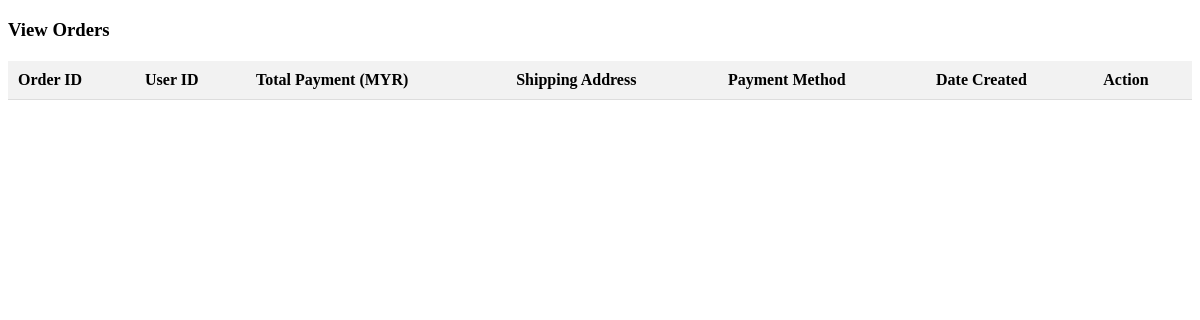
Page /admin/view_orders.php on the earlier database version.
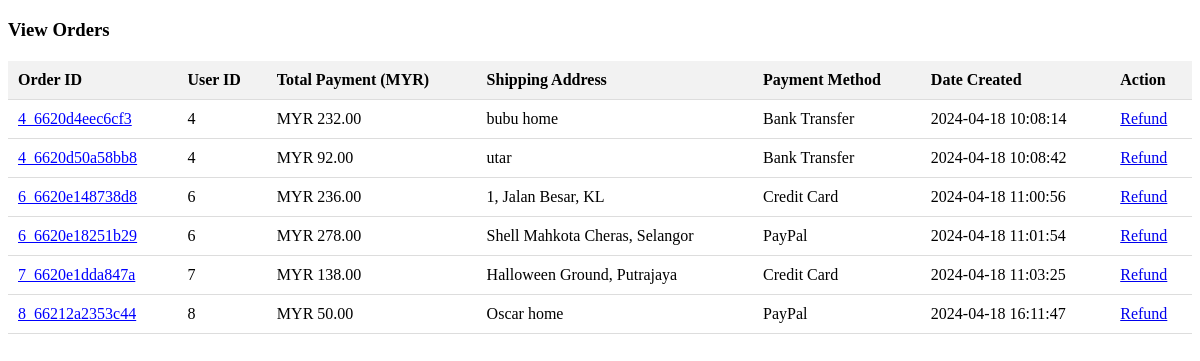
Same page on the later database version.
### tables this page shows
CREATE TABLE `orders` (
  `order_id` varchar(255) NOT NULL,
  `user_id` int(11) DEFAULT NULL,
  `total_payment` decimal(10,2) DEFAULT NULL,
  `shipping_address` varchar(255) DEFAULT NULL,
  `payment_method` varchar(50) DEFAULT NULL,
  `date_created` datetime DEFAULT NULL
);

### admin/view_orders.php (the view, shortened to what this page needs)
<!DOCTYPE html>
<html lang="en">
<head>
</head>
<body>
    <h3>View Orders</h3>
    <table>
        <tr>
            <th>Order ID</th>
            <th>User ID</th>
            <th>Total Payment (MYR)</th>
            <th>Shipping Address</th>
            <th>Payment Method</th>
            <th>Date Created</th>
            <th>Action</th>
        </tr>
        <?php
        include('../include/connect.php');
        $select_query = "SELECT * FROM orders";
        $result = mysqli_query($con, $select_query);
        while ($row = mysqli_fetch_assoc($result)) {
            echo "<tr>";
            echo "<td><a href='order_details.php?order_id=" . $row['order_id'] . "' class='link'>" . $row['order_id'] . "</a></td>";
            echo "<td>" . $row['user_id'] . "</td>";
            echo "<td>MYR " . number_format($row['total_payment'], 2) . "</td>";
            echo "<td>" . $row['shipping_address'] . "</td>";
            echo "<td>" . $row['payment_method'] . "</td>";
            echo "<td>" . $row['date_created'] . "</td>";
            echo "<td><a href='refund.php?order_id=" . $row['order_id'] . "' onclick='return confirm(\"Are you sure you want to refund this order?\")'>Refund</a></td>";
            echo "</tr>";
        }
        ?>
    </table>
</body>
</html>

Differences in the rows shown:
added orders: order_id "4_6620d4eec6cf3", user "4", total_payment "232.00", shipping_address "bubu home", payment_method "Bank Transfer", date_created "2024-04-18 10:08:14"
added orders: order_id "4_6620d50a58bb8", user "4", total_payment "92.00", shipping_address "utar", payment_method "Bank Transfer", date_created "2024-04-18 10:08:42"
added orders: order_id "6_6620e148738d8", user "6", total_payment "236.00", shipping_address "1, Jalan Besar, KL", payment_method "Credit Card", date_created "2024-04-18 11:00:56"
added orders: order_id "6_6620e18251b29", user "6", total_payment "278.00", shipping_address "Shell Mahkota Cheras, Selangor", payment_method "PayPal", date_created "2024-04-18 11:01:54"
added orders: order_id "7_6620e1dda847a", user "7", total_payment "138.00", shipping_address "Halloween Ground, Putrajaya", payment_method "Credit Card", date_created "2024-04-18 11:03:25"
added orders: order_id "8_66212a2353c44", user "8", total_payment "50.00", shipping_address "Oscar home", payment_method "PayPal", date_created "2024-04-18 16:11:47"
